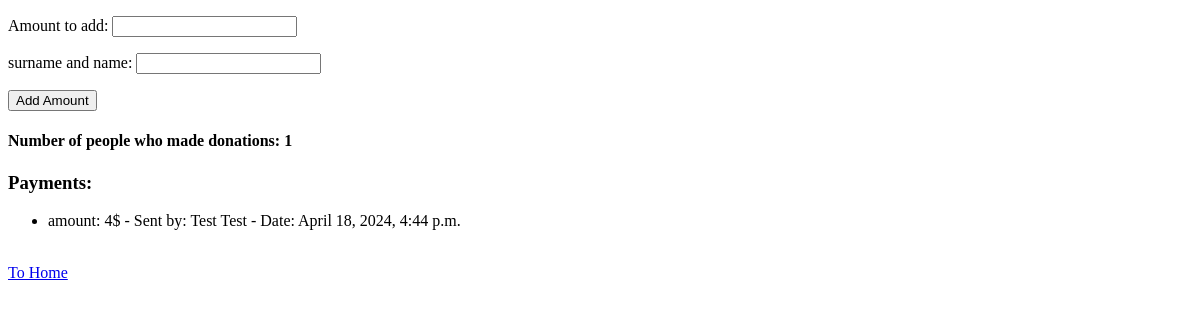
The page /add_amount/3/ (signed in) on the database as committed earlier.
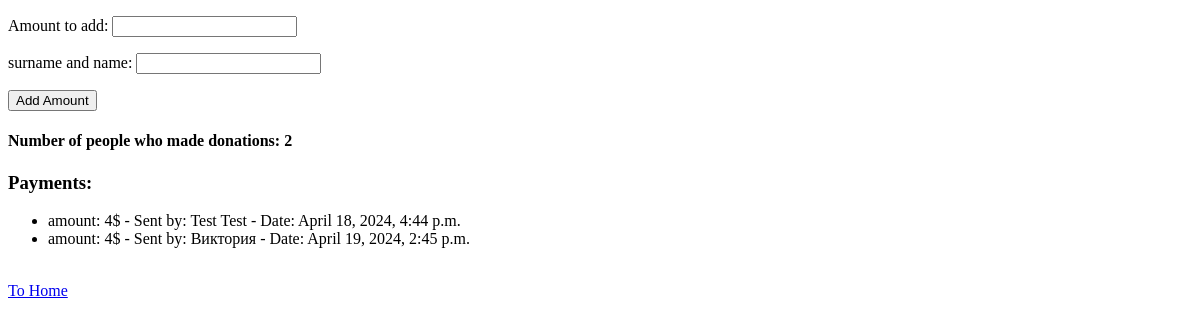
The same page on the database as committed later.
### task_app/models.py (models this page shows, shortened)
class Collect(models.Model):
    author = models.ForeignKey(User, on_delete=models.CASCADE)
    name = models.CharField(max_length=100)
    occasion = models.CharField(max_length=100)
    description = models.TextField()
    amount_to_achieve = models.CharField(max_length=100, default='Infinitive')
    current_amount = models.IntegerField()
    image = models.ImageField(upload_to='covers/')
    date_finish = models.DateTimeField()
    when_created = models.DateTimeField(auto_now_add=True)
    FIO = models.CharField(max_length=100)
    @property
    def amount_donations(self):
        return self.payment_set.count()
    class Meta:
        verbose_name = 'Collect'
        verbose_name_plural = 'Collects'

class Payment(models.Model):
    amount = models.IntegerField()
    user = models.ForeignKey(User, on_delete=models.CASCADE)
    collect = models.ForeignKey('Collect', on_delete=models.CASCADE)
    FIO = models.CharField(max_length=100)
    datetime = models.DateTimeField(auto_now_add=True)

### task_app/views.py (the view, shortened to what this page needs)
# urls.py: path('add_amount/<int:pk>/', views.add_amount, name='add_amount')
def add_amount(request, pk):
    if not request.user.is_authenticated:
        return redirect('login')
    payments = Payment.objects.filter(pk=pk)
    form = AddAmountForm()
    collect_instance = Collect.objects.get(pk=pk)
    return render(request, 'task_app/add_amount.html', {'form': form, 'collect':collect_instance, 'payments':payments})

### task_app/forms.py
class AddAmountForm(forms.Form):
    amount = forms.IntegerField(label='Amount to add')
    FIO = forms.CharField(max_length=100, label='surname and name')

### task_app/templates/task_app/add_amount.html (shortened to what this page needs)
<!DOCTYPE html>
<html lang="en">
<head>
</head>
<body>
<form method="post">
    {{ form.as_p }}
    <button type="submit">Add Amount</button>
</form>
<h4>Number of people who made donations: {{ collect.amount_donations }}</h4>
<h3>Payments:</h3>
  <ul>
    {% for payment in collect.payment_set.all %}
      <li>amount: {{ payment.amount }}$ - Sent by: {{ payment.FIO }} - Date: {{payment.datetime}}</li>
    {% empty %}
      <li>No payments yet.</li>
    {% endfor %}
  </ul>
<br>
    <a class='a' href="{% url 'home' %}">To Home</a>
</body>
</html>

Rows that differ between the two databases and show on the page:
changed Collect: amount_donations "1" → "2"
added Payment: amount "4", FIO "Виктория", datetime "April 19, 2024, 2:45 p.m."
